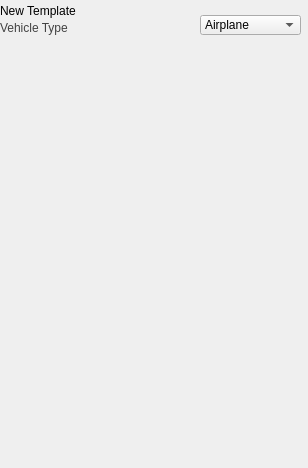
<?xml version="1.0" encoding="UTF-8"?>
<ui version="4.0">
 <class>newVehicleDialog</class>
 <widget class="QWidget" name="newVehicleDialog">
  <property name="geometry">
   <rect>
    <x>0</x>
    <y>0</y>
    <width>308</width>
    <height>468</height>
   </rect>
  </property>
  <property name="windowTitle">
   <string>Form</string>
  </property>
  <widget class="QLabel" name="templateLabel">
   <property name="geometry">
    <rect>
     <x>0</x>
     <y>0</y>
     <width>251</width>
     <height>22</height>
    </rect>
   </property>
   <property name="styleSheet">
    <string notr="true"/>
   </property>
   <property name="text">
    <string>New Template</string>
   </property>
  </widget>
  <widget class="QLabel" name="templateDetail">
   <property name="geometry">
    <rect>
     <x>0</x>
     <y>20</y>
     <width>200</width>
     <height>15</height>
    </rect>
   </property>
   <property name="styleSheet">
    <string notr="true">QLabel{
	color: #424242
}</string>
   </property>
   <property name="text">
    <string>Vehicle Type</string>
   </property>
  </widget>
  <widget class="QComboBox" name="VIDBox">
   <property name="geometry">
    <rect>
     <x>200</x>
     <y>15</y>
     <width>101</width>
     <height>20</height>
    </rect>
   </property>
   <property name="styleSheet">
    <string notr="true">
</string>
   </property>
   <item>
    <property name="text">
     <string>Airplane</string>
    </property>
   </item>
   <item>
    <property name="text">
     <string>Car</string>
    </property>
   </item>
   <item>
    <property name="text">
     <string>Copter</string>
    </property>
   </item>
  </widget>
 </widget>
 <resources/>
 <connections/>
</ui>
